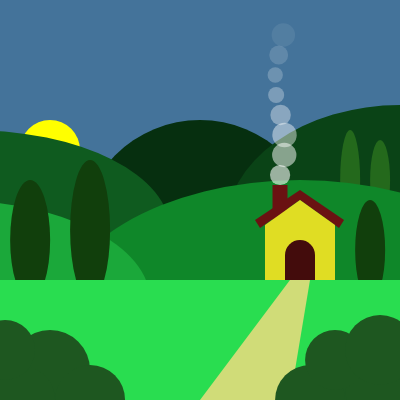
Frame 1 (no input)
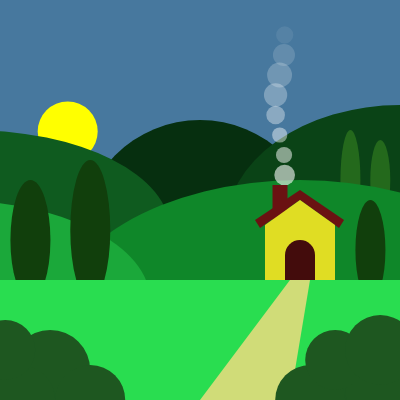
Frame 60 (no input)
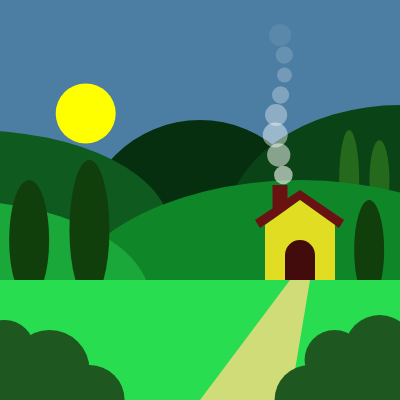
Frame 120 (the mouse pressed at the canvas centre since frame 60)

The p5.js sketch that drew these frames (run headless with seeded random() and noise() and a simulated clock; from frame 60 on, the mouse is pressed at the canvas centre):

// p5.js sketch
// ── sketch.js
function setup() {
  createCanvas(400, 400);
  noStroke();
}

let t = 0;

function draw() {
  text("mouseX: " + mouseX + ", \
  mouseY: " + mouseY,20,20);

  push();

  //movimento sole-luna (0 = giorno), (1 = notte)
  let fase = floor(t) % 2;
  let f = t % 1;

  // sfondo sfumato
  drawSky(t);

  //sole/luna movimento ad arco
  drawSunMoon(fase, f);

  //colline dietro
  drawBackHills();

  //chiome alberi  DIETRO con movimento
  drawBackTrees();

  //colline davanti
  drawFrontHills();

  //fumo
  drawSmoke();

  //triangoli e rettangolo casa
  drawHouse();

  //chiome alberi  DAVANTI con movimento
  drawFrontTrees();

  //rettangolo di base e sentiero
  drawGround();

  //cespugli
  drawBushes();

  //overlay scuro (solo di notte)
  drawOverlay(fase, f);

  t += 0.001;
  pop();
}

//FUNZIONI

// sfondo sfumato
function drawSky(t) {
  let giorno = color("#87ceeb");
  let notte  = color("#001848");
  let sky = lerpColor(notte, giorno, (sin(t) + 1) / 2);
  background(sky);
}

// sole/luna movimento ad arco
function drawSunMoon(fase, f) {
  let x = map(f, 0, 1, 50, width - 50);
  let y = 150 - sin(f * PI) * 100;

  //sole
  if (fase === 0) {
    fill("yellow");
    ellipse(x, y, 60, 60);
  //luna
  } else {
    fill("white");
    ellipse(x, y, 50, 50);
  }
}

// colline DIETRO
function drawBackHills() {
  //collina 5
  fill("#062f0fff");
  ellipse(200,240,240,240);

  //collina 4
  fill("#0a4316ff");
  ellipse(400,230,350,250);
}

// chiome alberi DIETR0 con movimento
function drawBackTrees() {
  // chioma albero 4 con movimento
  fill("#24691cff");
  let offset4 = sin(frameCount * 0.05) * 2;
  ellipse(380 + offset4, 180, 20, 80);

  // chioma albero 5 con movimento
  fill("#24691cff");
  let offset5 = sin(frameCount * 0.05) * 3;
  ellipse(350 + offset5, 180, 20, 100);
}

// sole/luna movimento ad arco
function drawSunMoon(fase, f) {
  let x = map(f, 0, 1, 50, width - 50);
  let y = 150 - sin(f * PI) * 100;

  //sole
  if (fase === 0) {
    fill("yellow");
    ellipse(x, y, 60, 60);
  //luna
  } else {
    fill("white");
    ellipse(x, y, 50, 50);
  }
}

// colline DAVANTI
function drawFrontHills() {
  //collina 3
  fill("#0f5b1fff");
  ellipse(-30,230,400,200);

  //collina 1
  fill("#0f8729ff");
  ellipse(300,330,500,300);

  //collina 2
  fill("#1ba83aff");
  ellipse(-50,300,400,200);
}

// fumo
function drawSmoke() {
push();

  // posizione di partenza del fumo (sul tetto della casa)
  let baseX = 280;
  let baseY = 175;

  // colore del fumo
  fill(255, 255, 255, 100);
  noStroke();

  // numero di "palline" di fumo
  for (let i = 0; i < 8; i++) {
    let yOffset = i * 20; // distanza tra i puff
    let xOffset = sin(frameCount * 0.02 + i) * 5; // movimento laterale morbido
    let size = 20 + sin(frameCount * 0.05 + i) * 5; // leggero respiro
    let alpha = map(i, 0, 7, 150, 20); // il fumo si dissolve in alto

    fill(255, 255, 255, alpha);
    ellipse(baseX + xOffset, baseY - yOffset, size, size);
  }

  pop();
}

// triangoli e rettangolo casa
function drawHouse() {

  //tetto
  fill("#6a1212ff");
  rectMode(CENTER);
  rect(280,205,15,40);

  //triangolo casa sx
  fill("#6a1212ff");
  rectMode(CENTER);
  quad(260,228,255,220,300,190,300,200);

  //triangolo casa dx
  fill("#6a1212ff");
  rectMode(CENTER);
  quad(339,228,344,220,300,190,300,200);

  //rettangolo della casetta
  fill("#e0dd23ff");
  rectMode(CENTER);
  rect(300,260,70,70);

  //triangolo casa
  fill("#e0dd23ff");
  triangle(265,225,335,225,300,200);

  //porta di casa
  fill("#430c0cff");
  rectMode(CENTER);
  rect(300,260,30,40,40,40,0,0);
}

// chiome alberi DAVANTI con movimento
function drawFrontTrees() {
 // chioma albero 1 con movimento
  fill("#113f0cff");
  let offset1 = sin(frameCount * 0.05) * 3;
  ellipse(30 + offset1, 240, 40, 120);

  // chioma albero 2 con movimento
  fill("#113f0cff");
  let offset2 = sin(frameCount * 0.05) * 2;
  ellipse(90 + offset2, 230, 40, 140);

  // chioma albero 3 con movimento
  fill("#113f0cff");
  let offset3 = sin(frameCount * 0.05) * 3;
  ellipse(370 + offset3, 250, 30, 100);
}

// rettangolo di base e sentiero
function drawGround() {
  //rettangolo di base
  fill("#29dd50ff");
  rectMode(CENTER);
  rect(0,430,800,300);

  //sentiero
  fill("#d0dc78ff");
  rectMode(CENTER);
  quad(290,280,310,280,290,400,200,400);
}

// cespugli
function drawBushes() {
  //cespuglio dx
  fill("#1e5720ff");   // verde foglie
  let offsetb = sin(frameCount * 0.05) * 1.5;
  ellipse(350 + offsetb, 380, 80, 80);
  ellipse(310 + offsetb, 400, 70, 70);
  ellipse(380 + offsetb, 390, 70, 70);
  ellipse(335 + offsetb, 360, 60, 60);
  ellipse(380 + offsetb, 350, 70, 70);

  //cespuglio sx
  fill("#1e5720ff");   // verde foglie
  let offseta = sin(frameCount * 0.05) * 1.5;
  ellipse(50 + offseta, 370, 80, 80);
  ellipse(20 + offseta, 400, 70, 70);
  ellipse(90 + offseta, 400, 70, 70);
  ellipse(5 + offseta, 350, 60, 60);
}

// overlay scuro (solo di notte)
function drawOverlay(fase, f) {
  //di giorno alpha = 0; di notte alpha cresce un po'
  rectMode(CORNER);
  let alpha = (fase === 0) ? 0 : map(f, 0, 1, 60, 140);
  fill(10, 5, 20, alpha);
  rect(0, 0, width, height);
}
